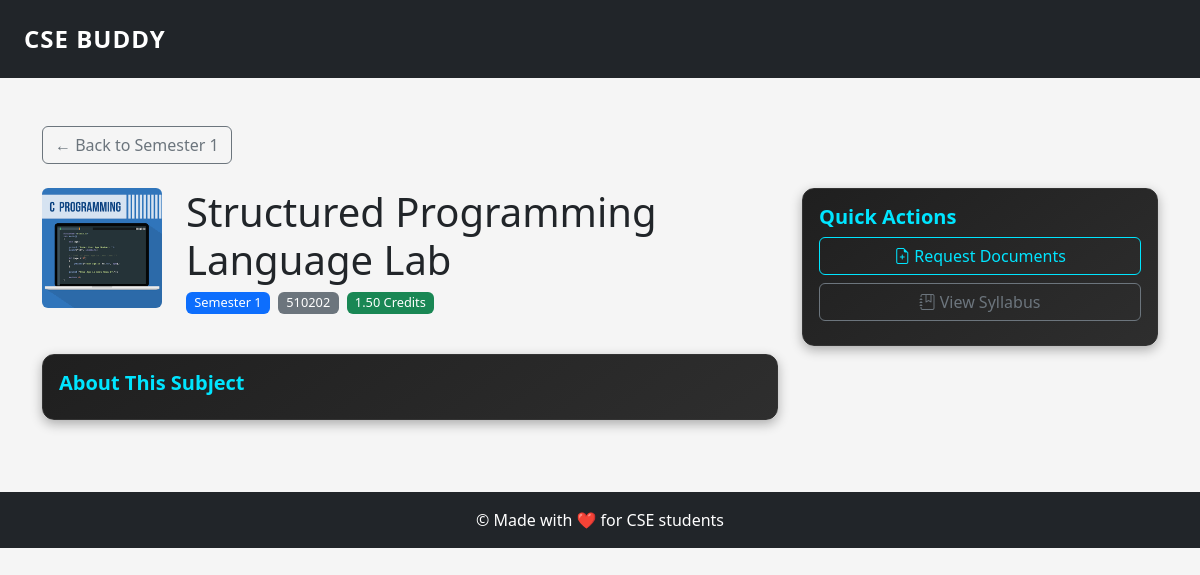
The page /subject/structured-programming-language-lab-semester-1/ on the database its author committed.
### notes/models.py (models this page shows, shortened)
class Subject(models.Model):
    title = models.CharField(max_length=100)
    code = models.CharField(max_length=20, blank=True, null=True)
    credit = models.DecimalField(max_digits=4, decimal_places=2)
    description = models.TextField(blank=True, null=True)
    image = models.ImageField(upload_to='subject_images/', blank=True, null=True)
    semester = models.IntegerField(choices=[(i, f'Semester {i}') for i in range(1, 9)])
    slug = models.SlugField(max_length=100, unique=True, blank=True)

### notes/views.py (the view)
# urls.py: path('subject/<slug:slug>/', views.subject_detail, name='subject_detail'),
def subject_detail(request, slug):
    subject = get_object_or_404(
        Subject.objects.prefetch_related('files'),
        slug=slug
    )
    file_categories = {
        category[1]: subject.files.filter(category=category[0])
        for category in SubjectFile.FILE_CATEGORIES
        if subject.files.filter(category=category[0]).exists()
    }
    return render(request, 'subject_detail.html', {
        'subject': subject,
        'file_categories': file_categories,
    })

### notes/templates/subject_detail.html (shortened to what this page needs)
{% load static %}
<!DOCTYPE html>
<html lang="en">
<head>
  <link href="https://cdn.jsdelivr.net/npm/bootstrap@5.3.3/dist/css/bootstrap.min.css" rel="stylesheet">
  <link href="https://cdn.jsdelivr.net/npm/bootstrap-icons@1.10.5/font/bootstrap-icons.css" rel="stylesheet">
  <link rel="stylesheet" href="{% static 'css/style.css' %}">
</head>
<body>
  <nav class="navbar navbar-expand-lg navbar-dark bg-dark py-3">
    <div class="container-fluid px-4">
      <a class="navbar-brand fw-bold" href="{% url 'home' %}">CSE BUDDY</a>
    </div>
  </nav>
  <div class="container py-5">
    <a href="{% url 'semester_view' subject.semester %}" class="btn btn-outline-secondary mb-4">
      ← Back to Semester {{ subject.semester }}
    </a>
    <div class="row">
      <div class="col-md-8">
        <div class="d-flex align-items-start mb-4">
          {% if subject.image %}
          <img src="{{ subject.image.url }}" class="rounded me-4" width="120" height="120" alt="{{ subject.title }}">
          {% endif %}
          <div>
            <h1>{{ subject.title }}</h1>
            <div class="d-flex flex-wrap gap-2 mb-3">
              <span class="badge bg-primary">Semester {{ subject.semester }}</span>
              {% if subject.code %}<span class="badge bg-secondary">{{ subject.code }}</span>{% endif %}
              <span class="badge bg-success">{{ subject.credit }} Credits</span>
            </div>
          </div>
        </div>
        <div class="card mb-4">
          <div class="card-body">
            <h5 class="card-title">About This Subject</h5>
          </div>
        </div>
      </div>
      <div class="col-md-4">
        <div class="card sticky-top" style="top: 20px;">
          <div class="card-body">
            <h5 class="card-title">Quick Actions</h5>
            <a href="{% url 'request_docs' %}" class="btn btn-outline-primary w-100 mb-2">
              <i class="bi bi-file-earmark-plus"></i> Request Documents
            </a>
            <a href="{% url 'syllabus' %}" class="btn btn-outline-secondary w-100 mb-2">
              <i class="bi bi-journal-bookmark"></i> View Syllabus
            </a>
          </div>
        </div>
      </div>
    </div>
  </div>
  <footer class="footer bg-dark text-white py-3 mt-auto">
    <div class="container text-center">
      <p class="mb-0">&copy; Made with ❤️ for CSE students</p>
    </div>
  </footer>
</body>
</html>

### static/css/style.css (style rules this page uses)
.badge { font-size: 0.8rem; font-weight: 500; }
@media (min-width: 992px) { .sticky-top { position: sticky; z-index: 1000; } }
.navbar-brand { font-size: 1.5rem; letter-spacing: 1px; }
body { font-family: 'Segoe UI', sans-serif; background-color: #f5f5f5; }
.card { background: linear-gradient(145deg, #1f1f1f, #2e2e2e); color: #f5f5f5; border: 1px solid #333; border-radius: 12px; transition: transform 0.2s ease, box-shadow 0.2s ease; box-shadow: 0 4px 12px rgba(0, 0, 0, 0.3); }
.card .card-title { font-weight: 600; font-size: 1.25rem; color: #00e5ff; }
.card .btn-outline-primary { border-color: #00e5ff; color: #00e5ff; }
.footer { background-color: #212529; color: #fff; padding: 20px 0; }

### rows shown on the page
Subject: semester "1", image (picture), title "Structured Programming Language Lab", code "510202", credit "1.50"
